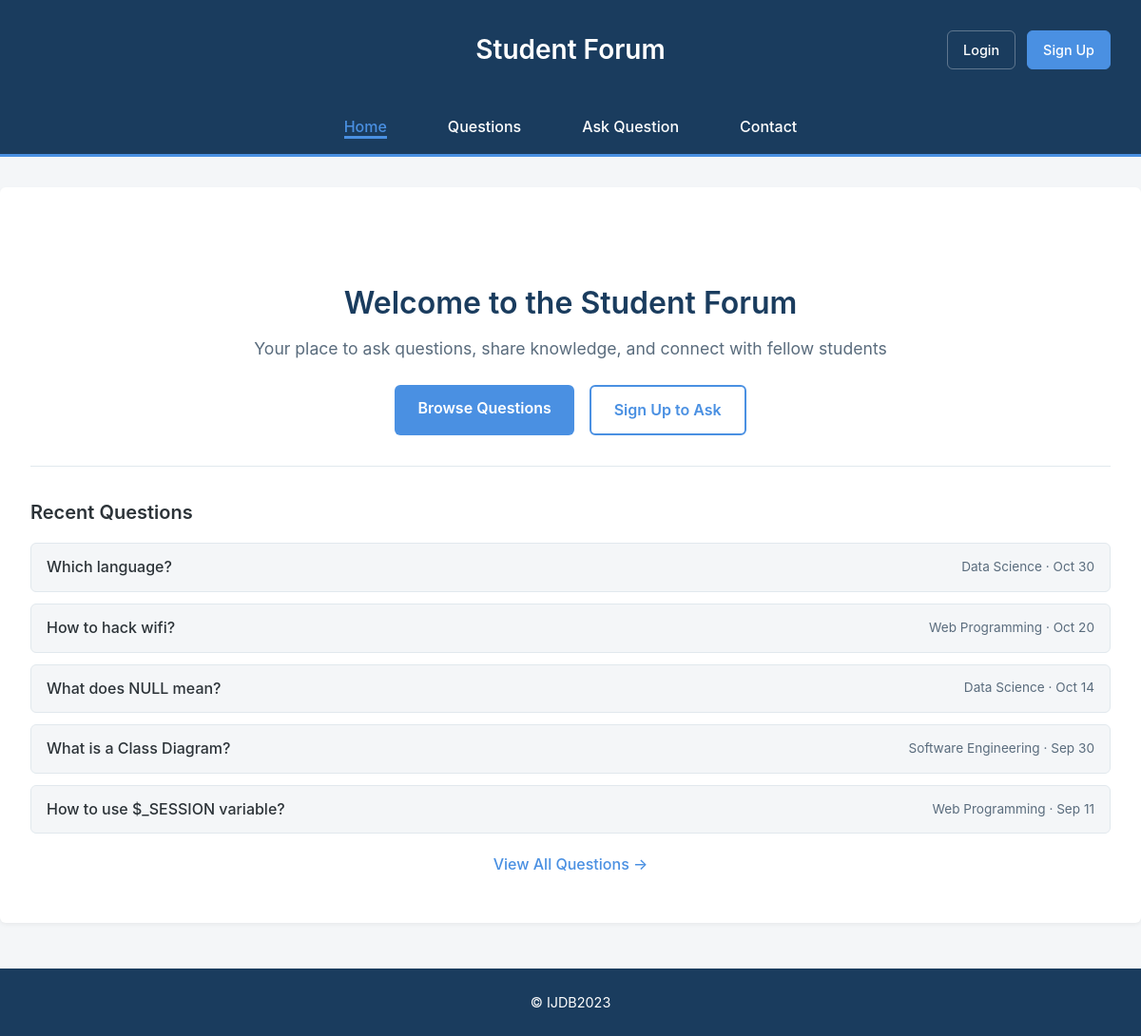
Before: / with the older database file.
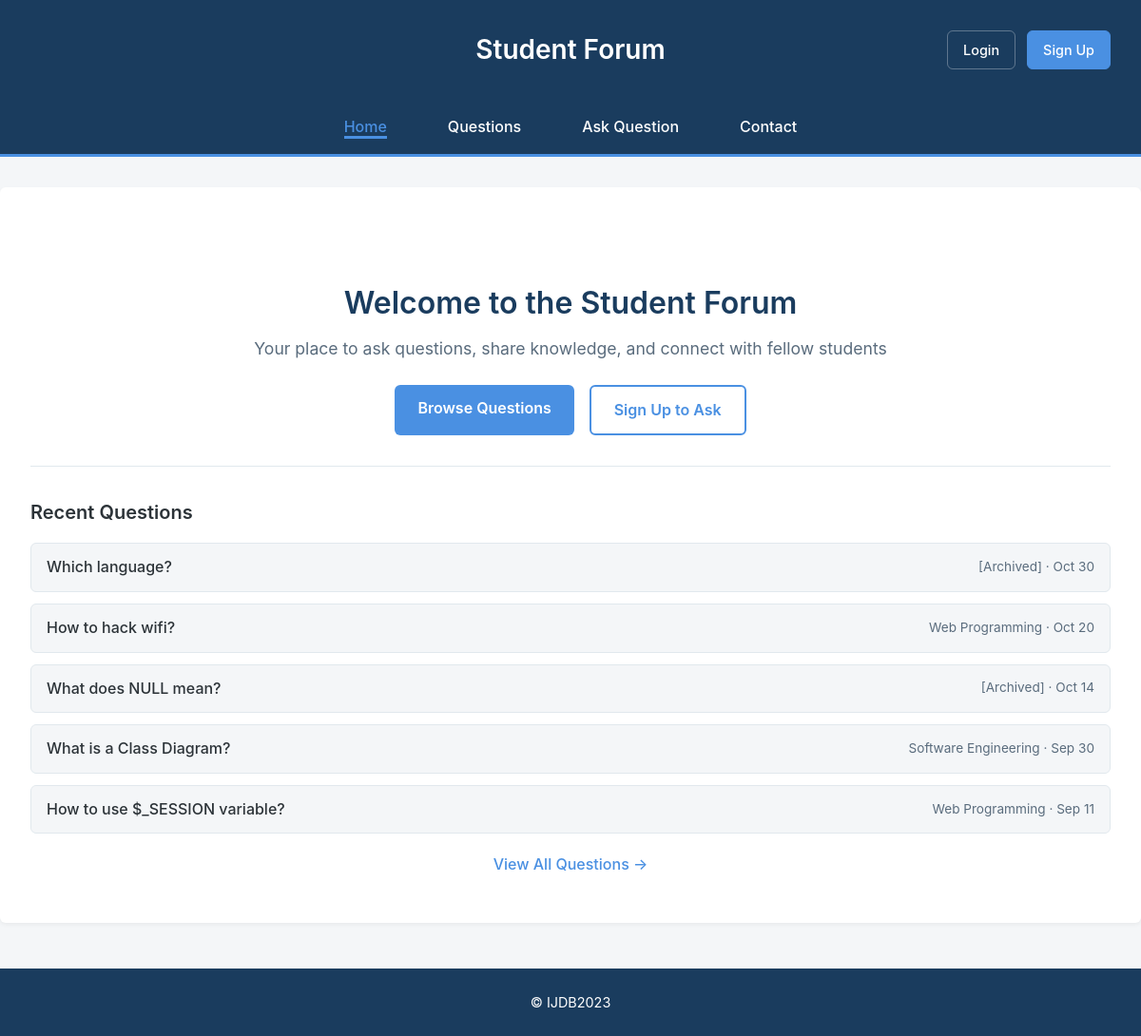
After: the same page with the newer database file.
### tables this page shows
CREATE TABLE `question` (
  `question_id` int(11) NOT NULL,
  `title` varchar(255) NOT NULL,
  `content` text NOT NULL,
  `image` varchar(255) DEFAULT NULL,
  `view_count` int(11) NOT NULL DEFAULT 0,
  `status` varchar(50) NOT NULL DEFAULT 'active',
  `created_at` timestamp NOT NULL DEFAULT current_timestamp(),
  `user_id` int(11) DEFAULT NULL,
  `module_id` int(11) NOT NULL,
  `updated_at` timestamp NOT NULL DEFAULT current_timestamp() ON UPDATE current_timestamp()
);

### includes/functions/SessionFunctions.php (called while the page is built, shortened)
<?php
function isLoggedIn() {
    return isset($_SESSION['user_id']) && !empty($_SESSION['user_id']);
}

### index.php (called while the page is built, shortened)
<?php
include FUNCTIONS_PATH . 'SessionFunctions.php';
include INCLUDES_PATH . 'DatabaseConnection.php';
include FUNCTIONS_PATH . 'DatabaseFunctions.php';
include FUNCTIONS_PATH . 'QuestionDbFunctions.php';
$recentQuestions = getQuestionList($pdo, null, null, true);
$recentQuestions = array_slice($recentQuestions, 0, 5);
$activePage = 'home';
include PUBLIC_TEMPLATES . 'home.html.php';
$output = ob_get_clean();
include PUBLIC_TEMPLATES . 'layout.html.php';

### includes/functions/QuestionDbFunctions.php (called while the page is built, shortened)
<?php
function getQuestionList($pdo, $module_id = null, $user_id = null, $publicView = false, $searchTerm = null, $authorSearch = null) {
    if ($publicView) {
        $sql = 'SELECT q.question_id, q.title, q.content, q.image, q.created_at, q.view_count,
                u.email,
                CASE WHEN u.status = \'deleted\' THEN \'[Deleted]\' ELSE u.username END as username,
                CASE WHEN m.status = \'deleted\' THEN \'[Archived]\' ELSE m.module_name END as module_name,
                m.module_id, u.user_id, u.status as user_status, m.status as module_status
        FROM question q
        INNER JOIN user_account u ON q.user_id = u.user_id
        INNER JOIN module m ON q.module_id = m.module_id';
    }
    $params = [];
    $sql .= ' ORDER BY q.created_at DESC';
    $questions = query($pdo, $sql, $params);
    return $questions->fetchAll();
}

### includes/functions/DatabaseFunctions.php (called while the page is built, shortened)
<?php
function query($pdo, $sql, $parameters = []) {
    $query = $pdo->prepare($sql);
    $query->execute($parameters);
    return $query;
}

### templates/public/home.html.php (the view)
<?php if (isLoggedIn()): ?>
<div class="home-hero">
    <h2>Welcome back, <?= htmlspecialchars($_SESSION['username'], ENT_QUOTES, 'UTF-8') ?>!</h2>
    <p class="tagline">Ready to learn and share knowledge?</p>
    <div class="home-actions">
        <a href="questions.php" class="btn-primary">Browse Questions</a>
        <a href="addquestion.php" class="btn-secondary">Ask a Question</a>
        <a href="profile.php" class="btn-tertiary">My Profile</a>
    </div>
</div>
<?php if (!empty($recentQuestions)): ?>
<div class="recent-questions">
    <h3>Recent Questions</h3>
    <div class="question-preview-list">
        <?php foreach($recentQuestions as $question): ?>
            <div class="question-preview">
                <a href="questiondetail.php?id=<?=$question['question_id']?>">
                    <?=htmlspecialchars($question['title'], ENT_QUOTES, 'UTF-8')?>
                </a>
                <span class="preview-meta"><?=htmlspecialchars($question['module_name'], ENT_QUOTES, 'UTF-8')?> · <?=htmlspecialchars(date('M j', strtotime($question['created_at'])), ENT_QUOTES, 'UTF-8')?></span>
            </div>
        <?php endforeach;?>
    </div>
    <p class="view-all-link">
        <a href="questions.php">View All Questions →</a>
    </p>
</div>
<?php endif; ?>
<?php else: ?>
<div class="home-hero">
    <h2>Welcome to the Student Forum</h2>
    <p class="tagline">Your place to ask questions, share knowledge, and connect with fellow students</p>
    <div class="home-actions">
        <a href="questions.php" class="btn-primary">Browse Questions</a>
        <a href="auth/signup.php" class="btn-secondary">Sign Up to Ask</a>
    </div>
</div>
<?php if (!empty($recentQuestions)): ?>
<div class="recent-questions">
    <h3>Recent Questions</h3>
    <div class="question-preview-list">
        <?php foreach($recentQuestions as $question): ?>
            <div class="question-preview">
                <a href="questiondetail.php?id=<?=$question['question_id']?>">
                    <?=htmlspecialchars($question['title'], ENT_QUOTES, 'UTF-8')?>
                </a>
                <span class="preview-meta"><?=htmlspecialchars($question['module_name'], ENT_QUOTES, 'UTF-8')?> · <?=htmlspecialchars(date('M j', strtotime($question['created_at'])), ENT_QUOTES, 'UTF-8')?></span>
            </div>
        <?php endforeach;?>
    </div>
    <p class="view-all-link">
        <a href="questions.php">View All Questions →</a>
    </p>
</div>
<?php endif; ?>
<?php endif; ?>

### templates/public/layout.html.php (shortened to what this page needs)
<!DOCTYPE html>
<html lang="en">
    <head>
    <link href="<?= BASE_URL ?>/templates/css/questions.css" rel="stylesheet">
    </head>
    <body>
        <header>
            <div class="header-container">
                <h1>Student Forum</h1>
                <div class="header-auth">
                    <?php if (isset($_SESSION['user_id'])): ?>
                        <a href="<?= BASE_URL ?>/profile.php" class="profile-link">Hi, <?= htmlspecialchars($_SESSION['username'] ?? 'User', ENT_QUOTES, 'UTF-8') ?></a>
                        <a href="<?= BASE_URL ?>/auth/logout.php" class="btn-auth">Logout</a>
                    <?php else: ?>
                        <a href="<?= BASE_URL ?>/auth/login.php" class="btn-auth">Login</a>
                        <a href="<?= BASE_URL ?>/auth/signup.php" class="btn-auth btn-signup">Sign Up</a></a></a>
                    <?php endif; ?>
                </div>
            </div>
        </header>
        <nav>
            <ul>
                <li><a href="<?= BASE_URL ?>/index.php" <?= (isset($activePage) && $activePage === 'home') ? 'class="active"' : '' ?>>Home</a></li>
                <li><a href="<?= BASE_URL ?>/questions.php" <?= (isset($activePage) && $activePage === 'questions') ? 'class="active"' : '' ?>>Questions</a></li>
                <li><a href="<?= BASE_URL ?>/addquestion.php" <?= (isset($activePage) && $activePage === 'addquestion') ? 'class="active"' : '' ?>>Ask Question</a></li>
                <li><a href="<?= BASE_URL ?>/contact.php" <?= (isset($activePage) && $activePage === 'contact') ? 'class="active"' : '' ?>>Contact</a></li>
            </ul>
        </nav>
        <main>
            <?=$output?>
        </main>
        <footer>
            &copy; IJDB2023
        </footer>
    </body>
</html>

### templates/css/questions.css (style rules this page uses)
:root { --primary-brand: #1A3C5E; --accent-blue: #4A90E2; --page-bg: #F4F6F8; --content-bg: #FFFFFF; --text-primary: #2C3338; --text-secondary: #5A6C7D; --font-stack: -apple-system, BlinkMacSystemFont, "Segoe UI", Roboto, "Helvetica Neue", Arial, sans-serif; --line-height-base: 1.6; --shadow-subtle: 0 2px 4px rgba(0, 0, 0, 0.05); --shadow-medium: 0 4px 8px rgba(0, 0, 0, 0.1); --border-radius: 6px; --border-color: #E1E8ED; }
* { margin: 0; padding: 0; box-sizing: border-box; }
body { font-family: var(--font-stack); line-height: var(--line-height-base); background-color: var(--page-bg); color: var(--text-primary); }
header { display: block; background-color: var(--primary-brand); padding: 1rem 2rem; box-shadow: var(--shadow-medium); }
.header-container { display: flex; justify-content: space-between; align-items: center; max-width: 1200px; margin: 0 auto; }
header h1 { font-weight: 600; padding: 0.5em 0; color: white !important; margin: 0; font-size: 1.75rem; text-align: center; flex: 1; }
.header-auth { display: flex; align-items: center; gap: 0.75rem; width: 180px; justify-content: flex-end; }
nav { background-color: var(--primary-brand); border-bottom: 3px solid var(--accent-blue); }
nav a { color: white; text-decoration: none; font-weight: 500; transition: all 0.2s ease; }
nav a.active { color: var(--accent-blue); border-bottom: 3px solid var(--accent-blue); margin-bottom: -3px; }
nav ul { display: flex; justify-content: center; max-width: 1200px; margin: 0 auto; list-style: none; padding: 0; }
nav li { padding: 1em 2em; text-align: center; }
main { overflow: auto; min-height: 60vh; background-color: var(--content-bg); max-width: 1200px; margin: 2rem auto; padding: 2rem; border-radius: var(--border-radius); box-shadow: var(--shadow-subtle); }
footer { padding: 1.5rem; background-color: var(--primary-brand); color: white; font-size: 0.9rem; text-align: center; margin-top: 3rem; }
p { margin-bottom: 1em; }
h1, h2, h3 { color: var(--primary-brand); font-weight: 600; margin-bottom: 0.75em; }
h2 { font-size: 1.75rem; margin-top: 1em; }
h3 { font-size: 1.25rem; }
.home-hero { text-align: center; padding: 2rem 0; margin-bottom: 2rem; border-bottom: 1px solid var(--border-color); }
.home-hero h2 { font-size: 2rem; margin-bottom: 0.5rem; }
.home-hero .tagline { font-size: 1.1rem; color: var(--text-secondary); margin-bottom: 1.5rem; }
.home-actions { display: flex; gap: 1rem; justify-content: center; flex-wrap: wrap; }
.home-actions .btn-primary { padding: 0.75rem 1.5rem; background-color: var(--accent-blue); color: white; text-decoration: none; border-radius: var(--border-radius); font-weight: 600; transition: background-color 0.2s ease; }
.home-actions .btn-secondary { padding: 0.75rem 1.5rem; background-color: transparent; color: var(--accent-blue); text-decoration: none; border-radius: var(--border-radius); font-weight: 600; border: 2px solid var(--accent-blue); transition: all 0.2s ease; }
.recent-questions { margin-top: 2rem; }
.recent-questions h3 { font-size: 1.25rem; margin-bottom: 1rem; color: var(--text-primary); }
.question-preview-list { display: flex; flex-direction: column; gap: 0.75rem; }
.question-preview { display: flex; justify-content: space-between; align-items: center; padding: 0.75rem 1rem; background-color: var(--page-bg); border-radius: var(--border-radius); border: 1px solid var(--border-color); }
.question-preview a { color: var(--text-primary); text-decoration: none; font-weight: 500; flex: 1; }
.question-preview .preview-meta { font-size: 0.85rem; color: var(--text-secondary); white-space: nowrap; margin-left: 1rem; }
.view-all-link { margin-top: 1.25rem; text-align: center; }
.view-all-link a { color: var(--accent-blue); text-decoration: none; font-weight: 500; }
.btn-auth { display: inline-block; padding: 0.5rem 1rem; color: white; text-decoration: none; font-size: 0.9rem; font-weight: 500; border: 1px solid rgba(255, 255, 255, 0.3); border-radius: var(--border-radius); transition: all 0.2s ease; }
.btn-auth.btn-signup { background-color: var(--accent-blue); border-color: var(--accent-blue); }
.btn-primary { display: inline-block; padding: 0.75rem 1.5rem; background-color: var(--accent-blue); color: white !important; border: none; border-radius: var(--border-radius); font-size: 1rem; font-weight: 600; cursor: pointer; transition: background-color 0.2s ease; text-decoration: none; }

Changed rows visible on the page:
changed question "Which language?": module_name "Data Science" → "[Archived]"
computed for question "What does NULL mean?": module_name "Data Science" → "[Archived]"
